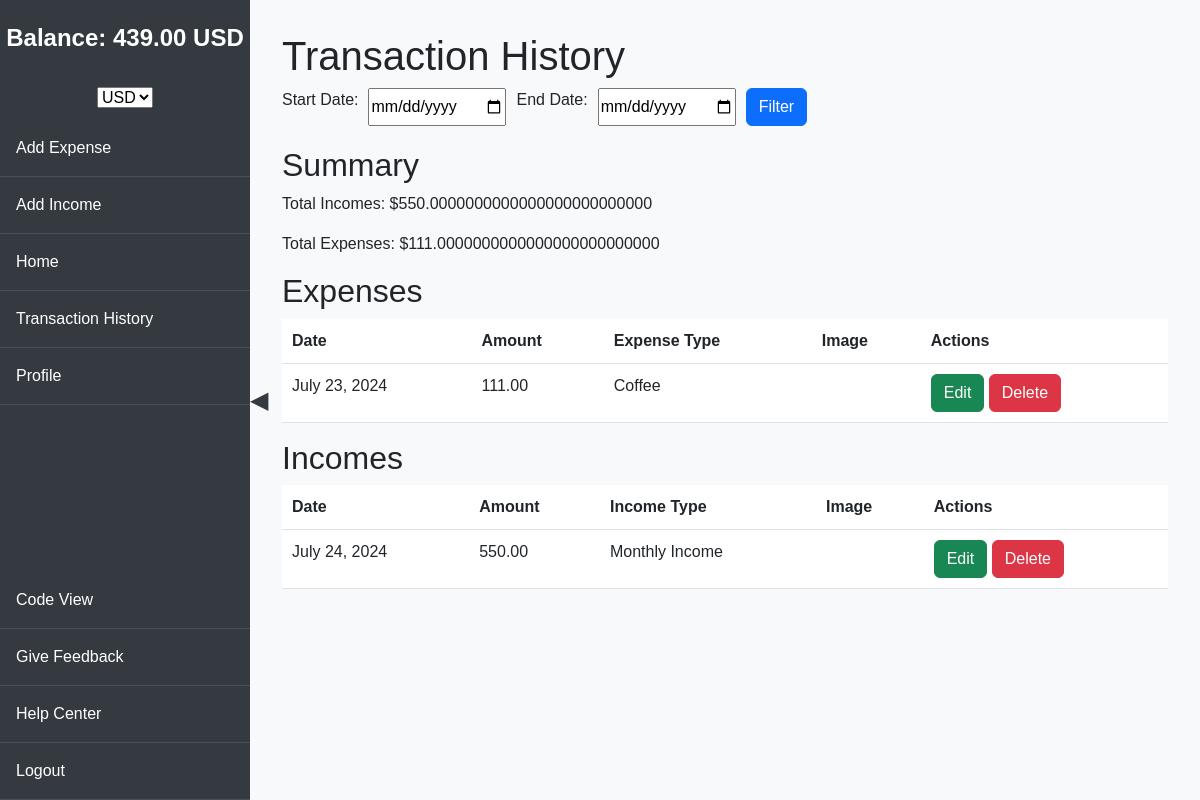
Before: /history/ (signed in) with the older database file.
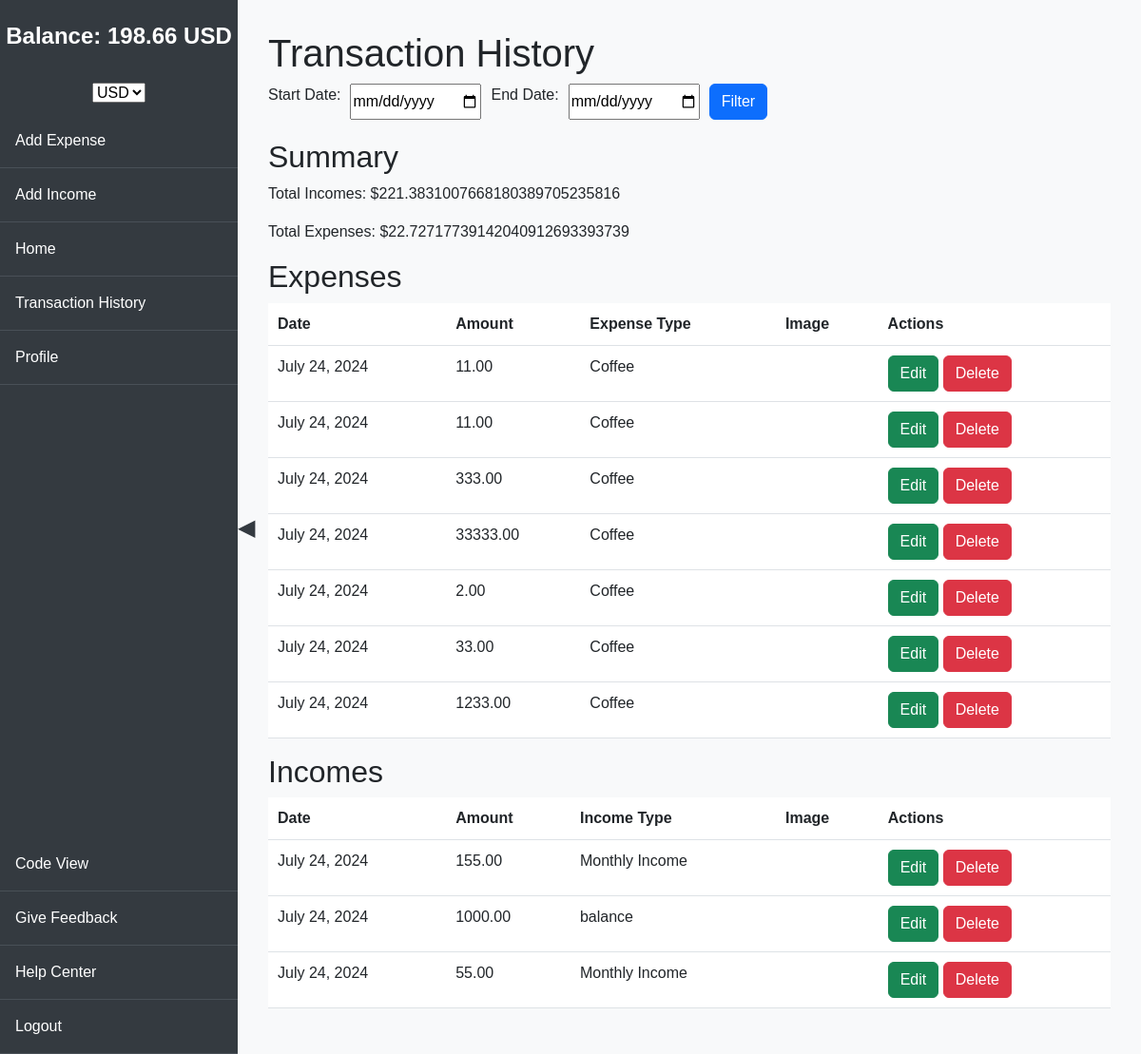
After: the same page with the newer database file.
### history/models.py (models this page shows, shortened)
class Expense(models.Model):
    CURRENCY_CHOICES = [
        ('UZS', 'Uzbekistani Som'),
        ('USD', 'US Dollar'),
        ('RUB', 'Russian Rouble'),
    ]
    PAYMENT_METHOD_CHOICES = [
        ('cash', 'Cash'),
        ('card', 'Card'),
        ('crypto', 'Crypto'),
    ]
    amount = models.DecimalField(max_digits=10, decimal_places=2)
    date = models.DateField()
    account_balance = models.ForeignKey(AccountBalance, on_delete=models.CASCADE)
    expense_type = models.ForeignKey(ExpenseType, on_delete=models.SET_NULL, null=True, blank=True)
    manual_expense_type = models.CharField(max_length=50, blank=True, null=True)
    image = models.ImageField(upload_to='expense_images/', blank=True, null=True)
    currency = models.CharField(max_length=3, choices=CURRENCY_CHOICES, default='UZS')
    payment_method = models.CharField(max_length=6, choices=PAYMENT_METHOD_CHOICES, default='cash')

class ExpenseType(models.Model):
    name = models.CharField(max_length=50)
    image = models.ImageField(upload_to='expense_types/')
    def __str__(self):
        return self.name

class Income(models.Model):
    CURRENCY_CHOICES = [
        ('UZS', 'Uzbekistani Som'),
        ('USD', 'US Dollar'),
        ('RUB', 'Russian Rouble'),
    ]
    PAYMENT_METHOD_CHOICES = [
        ('cash', 'Cash'),
        ('card', 'Card'),
        ('crypto', 'Crypto'),
    ]
    amount = models.DecimalField(max_digits=10, decimal_places=2)
    income_type = models.ForeignKey(IncomeType, on_delete=models.SET_NULL, null=True, blank=True)
    manual_income_type = models.CharField(max_length=255, null=True, blank=True)
    manual_income_image = models.ImageField(upload_to='manual_income_types/', null=True, blank=True)
    image = models.ImageField(upload_to='incomes/', null=True, blank=True)
    date = models.DateField()
    account_balance = models.ForeignKey(AccountBalance, on_delete=models.CASCADE)
    currency = models.CharField(max_length=3, choices=CURRENCY_CHOICES, default='UZS')
    payment_method = models.CharField(max_length=6, choices=PAYMENT_METHOD_CHOICES, default='cash')

class IncomeType(models.Model):
    name = models.CharField(max_length=255)
    image = models.ImageField(upload_to='income_types/', null=True, blank=True)

### history/views.py (the view)
# urls.py: path('', include('history.urls')),
@login_required
def history(request):
    selected_currency = get_selected_currency(request)
    start_date = request.GET.get('start_date')
    end_date = request.GET.get('end_date')
    expenses = Expense.objects.all()
    incomes = Income.objects.all()
    if start_date and end_date:
        start_date = datetime.strptime(start_date, '%Y-%m-%d')
        end_date = datetime.strptime(end_date, '%Y-%m-%d')
        expenses = expenses.filter(date__range=(start_date, end_date))
        incomes = incomes.filter(date__range=(start_date, end_date))
    total_expenses = sum(convert_to_uzs(expense.amount, expense.currency) for expense in expenses)
    total_incomes = sum(convert_to_uzs(income.amount, income.currency) for income in incomes)
    converted_total_expenses = total_expenses / Decimal(CURRENCY_RATES[selected_currency])
    converted_total_incomes = total_incomes / Decimal(CURRENCY_RATES[selected_currency])
    balance = total_incomes - total_expenses
    converted_balance = balance / Decimal(CURRENCY_RATES[selected_currency])
    context = {
        'expenses': expenses,
        'incomes': incomes,
        'total_expenses': converted_total_expenses,
        'total_incomes': converted_total_incomes,
        'balance': converted_balance,
        'currency': selected_currency,
    }
    return render(request, 'history/history.html', context)

### history/context_processors.py (called while the page is built)
def account_balance(request):
    if request.user.is_authenticated:
        account_balance, created = AccountBalance.objects.get_or_create(user=request.user)
        return {'balance': account_balance.balance}
    return {}

### history/views.py (called while the page is built)
def convert_to_uzs(amount, currency):
    if currency not in CURRENCY_RATES:
        raise ValueError("Unsupported currency type")
    return amount * Decimal(CURRENCY_RATES[currency])

def get_selected_currency(request):
    return request.GET.get('currency', 'USD')

### templates/history/history.html (shortened to what this page needs)
{% extends 'base.html' %}
{% block content %}
<h1 class="animate__animated animate__fadeIn">Transaction History</h1>
<form class="date-filter-form" method="get" action="{% url 'history' %}">
    <label for="start_date">Start Date:</label>
    <input type="date" id="start_date" name="start_date" required>
    <label for="end_date">End Date:</label>
    <input type="date" id="end_date" name="end_date" required>
    <button type="submit" class="btn btn-primary">Filter</button>
</form>
<h2 class="animate__animated animate__fadeIn">Summary</h2>
<p>Total Incomes: ${{ total_incomes }}</p>
<p>Total Expenses: ${{ total_expenses }}</p>
<h2 class="animate__animated animate__fadeIn">Expenses</h2>
<table class="transaction-table table table-hover">
    <thead>
        <tr>
            <th>Date</th>
            <th>Amount</th>
            <th>Expense Type</th>
            <th>Image</th>
            <th>Actions</th>
        </tr>
    </thead>
    <tbody>
        {% for expense in expenses %}
        <tr>
            <td>{{ expense.date }}</td>
            <td>{{ expense.amount }}</td>
            <td>{{ expense.expense_type }}</td>
            <td>{% if expense.image %}<img src="{{ expense.image.url }}" alt="Expense Image" width="50">{% endif %}</td>
            <td class="action-buttons">
                <a href="{% url 'edit_expense' expense.pk %}" class="btn btn-success">Edit</a>
                <a href="{% url 'delete_expense' expense.pk %}" class="btn btn-danger">Delete</a>
            </td>
        </tr>
        {% endfor %}
    </tbody>
</table>
<h2 class="animate__animated animate__fadeIn">Incomes</h2>
<table class="transaction-table table table-hover">
    <thead>
        <tr>
            <th>Date</th>
            <th>Amount</th>
            <th>Income Type</th>
            <th>Image</th>
            <th>Actions</th>
        </tr>
    </thead>
    <tbody>
        {% for income in incomes %}
        <tr>
            <td>{{ income.date }}</td>
            <td>{{ income.amount }}</td>
            <td>{{ income.income_type.name }}</td>
            <td>{% if income.image %}<img src="{{ income.image.url }}" alt="Income Image" width="50">{% endif %}</td>
            <td class="action-buttons">
                <a href="{% url 'edit_income' income.pk %}" class="btn btn-success">Edit</a>
                <a href="{% url 'delete_income' income.pk %}" class="btn btn-danger">Delete</a>
            </td>
        </tr>
        {% endfor %}
    </tbody>
</table>
{% endblock %}

### templates/base.html (shortened to what this page needs)
<!DOCTYPE html>
<html lang="en">
<head>
    <link href="https://cdn.jsdelivr.net/npm/bootstrap@5.3.0/dist/css/bootstrap.min.css" rel="stylesheet">
    <link href="https://cdnjs.cloudflare.com/ajax/libs/animate.css/4.1.1/animate.min.css" rel="stylesheet">
</head>
<body>
    <div class="sidebar">
        <div class="balance">
            Balance: <span id="balance">{{ balance|floatformat:2 }} {{ currency }}</span>
        </div>
        <form method="get" action="{% url 'index' %}" class="currency-selector">
            <select name="currency" onchange="this.form.submit()">
                <option value="USD" {% if currency == 'USD' %}selected{% endif %}>USD</option>
            </select>
        </form>
        <a href="{% url 'add_expense' %}">Add Expense</a>
        <a href="{% url 'add_income' %}">Add Income</a>
        <a href="{% url 'index' %}">Home</a>
        <a href="{% url 'history' %}">Transaction History</a>
        <a href="{% url 'users:profile' %}">Profile</a>
        <div class="mt-auto w-100">
            <a href="https://github.com/AzizDev00/transactions_history" target="_blank">Code View</a>
            <a href="https://github.com/AzizDev00/transactions_history" target="_blank">Give Feedback</a>
            <a href="https://t.me/azizbek2308" target="_blank">Help Center</a>
            <a href="{% url 'users:logout' %}">Logout</a>
        </div>
    </div>
    <div class="sidebar-toggle" onclick="toggleSidebar()">&#9664;</div>
    <div class="content">
        <div class="transaction-history">
            {% block content %}{% endblock %}
        </div>
    </div>
</body>
</html>

### templates/base.html (style rules this page uses)
body { font-family: 'Arial', sans-serif; background-color: #f8f9fa; margin: 0; padding: 0; display: flex; flex-direction: column; }
.sidebar { width: 250px; background-color: #343a40; color: white; position: fixed; top: 0; bottom: 0; left: 0; z-index: 1000; display: flex; flex-direction: column; align-items: center; transition: transform 0.3s ease; }
.sidebar a { display: block; color: white; text-decoration: none; padding: 1em; width: 100%; text-align: left; border-bottom: 1px solid #495057; transition: background-color 0.3s; }
.content { margin-left: 250px; padding: 2em; flex-grow: 1; transition: margin-left 0.3s ease; }
.sidebar-toggle { position: absolute; top: 50%; left: 250px; transform: translateY(-50%); font-size: 24px; cursor: pointer; color: #343a40; z-index: 1001; }
.date-filter-form { display: flex; gap: 10px; margin-bottom: 20px; }
.transaction-table th, .transaction-table td { padding: 10px; }
.balance { font-size: 1.5em; font-weight: bold; margin: 20px 0; text-align: center; }
.currency-selector { margin: 10px 0; }

Changed rows visible on the page:
removed Expense: date "July 23, 2024", amount "111.00", expense_type "Coffee"
removed Income: date "July 24, 2024", amount "550.00", income_type.name "Monthly Income"
added Expense: date "July 24, 2024", amount "11.00", expense_type "Coffee"
added Expense: date "July 24, 2024", amount "11.00", expense_type "Coffee"
added Expense: date "July 24, 2024", amount "333.00", expense_type "Coffee"
added Expense: date "July 24, 2024", amount "33333.00", expense_type "Coffee"
added Expense: date "July 24, 2024", amount "2.00", expense_type "Coffee"
added Expense: date "July 24, 2024", amount "33.00", expense_type "Coffee"
added Expense: date "July 24, 2024", amount "1233.00", expense_type "Coffee"
added Income: date "July 24, 2024", amount "155.00", income_type.name "Monthly Income"
added Income: date "July 24, 2024", amount "1000.00", income_type.name "balance"
added Income: date "July 24, 2024", amount "55.00", income_type.name "Monthly Income"
Other visible differences:
{{ balance|floatformat:2 }}: "439.00" → "198.66"
{{ total_incomes }}: "550.0000000000000000000000000" → "221.3831007668180389705235816"
{{ total_expenses }}: "111.0000000000000000000000000" → "22.72717739142040912693393739"
